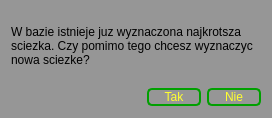
<?xml version="1.0" encoding="UTF-8"?>
<ui version="4.0">
 <class>OknoPonownegoWyznaczeniaSciezki</class>
 <widget class="QDialog" name="OknoPonownegoWyznaczeniaSciezki">
  <property name="geometry">
   <rect>
    <x>0</x>
    <y>0</y>
    <width>272</width>
    <height>118</height>
   </rect>
  </property>
  <property name="palette">
   <palette>
    <active>
     <colorrole role="WindowText">
      <brush brushstyle="SolidPattern">
       <color alpha="255">
        <red>0</red>
        <green>0</green>
        <blue>0</blue>
       </color>
      </brush>
     </colorrole>
     <colorrole role="Button">
      <brush brushstyle="SolidPattern">
       <color alpha="255">
        <red>150</red>
        <green>150</green>
        <blue>150</blue>
       </color>
      </brush>
     </colorrole>
     <colorrole role="Light">
      <brush brushstyle="SolidPattern">
       <color alpha="255">
        <red>225</red>
        <green>225</green>
        <blue>225</blue>
       </color>
      </brush>
     </colorrole>
     <colorrole role="Midlight">
      <brush brushstyle="SolidPattern">
       <color alpha="255">
        <red>187</red>
        <green>187</green>
        <blue>187</blue>
       </color>
      </brush>
     </colorrole>
     <colorrole role="Dark">
      <brush brushstyle="SolidPattern">
       <color alpha="255">
        <red>75</red>
        <green>75</green>
        <blue>75</blue>
       </color>
      </brush>
     </colorrole>
     <colorrole role="Mid">
      <brush brushstyle="SolidPattern">
       <color alpha="255">
        <red>100</red>
        <green>100</green>
        <blue>100</blue>
       </color>
      </brush>
     </colorrole>
     <colorrole role="Text">
      <brush brushstyle="SolidPattern">
       <color alpha="255">
        <red>0</red>
        <green>0</green>
        <blue>0</blue>
       </color>
      </brush>
     </colorrole>
     <colorrole role="BrightText">
      <brush brushstyle="SolidPattern">
       <color alpha="255">
        <red>255</red>
        <green>255</green>
        <blue>255</blue>
       </color>
      </brush>
     </colorrole>
     <colorrole role="ButtonText">
      <brush brushstyle="SolidPattern">
       <color alpha="255">
        <red>0</red>
        <green>0</green>
        <blue>0</blue>
       </color>
      </brush>
     </colorrole>
     <colorrole role="Base">
      <brush brushstyle="SolidPattern">
       <color alpha="255">
        <red>255</red>
        <green>255</green>
        <blue>255</blue>
       </color>
      </brush>
     </colorrole>
     <colorrole role="Window">
      <brush brushstyle="SolidPattern">
       <color alpha="255">
        <red>150</red>
        <green>150</green>
        <blue>150</blue>
       </color>
      </brush>
     </colorrole>
     <colorrole role="Shadow">
      <brush brushstyle="SolidPattern">
       <color alpha="255">
        <red>0</red>
        <green>0</green>
        <blue>0</blue>
       </color>
      </brush>
     </colorrole>
     <colorrole role="AlternateBase">
      <brush brushstyle="SolidPattern">
       <color alpha="255">
        <red>202</red>
        <green>202</green>
        <blue>202</blue>
       </color>
      </brush>
     </colorrole>
     <colorrole role="ToolTipBase">
      <brush brushstyle="SolidPattern">
       <color alpha="255">
        <red>255</red>
        <green>255</green>
        <blue>220</blue>
       </color>
      </brush>
     </colorrole>
     <colorrole role="ToolTipText">
      <brush brushstyle="SolidPattern">
       <color alpha="255">
        <red>0</red>
        <green>0</green>
        <blue>0</blue>
       </color>
      </brush>
     </colorrole>
    </active>
    <inactive>
     <colorrole role="WindowText">
      <brush brushstyle="SolidPattern">
       <color alpha="255">
        <red>0</red>
        <green>0</green>
        <blue>0</blue>
       </color>
      </brush>
     </colorrole>
     <colorrole role="Button">
      <brush brushstyle="SolidPattern">
       <color alpha="255">
        <red>150</red>
        <green>150</green>
        <blue>150</blue>
       </color>
      </brush>
     </colorrole>
     <colorrole role="Light">
      <brush brushstyle="SolidPattern">
       <color alpha="255">
        <red>225</red>
        <green>225</green>
        <blue>225</blue>
       </color>
      </brush>
     </colorrole>
     <colorrole role="Midlight">
      <brush brushstyle="SolidPattern">
       <color alpha="255">
        <red>187</red>
        <green>187</green>
        <blue>187</blue>
       </color>
      </brush>
     </colorrole>
     <colorrole role="Dark">
      <brush brushstyle="SolidPattern">
       <color alpha="255">
        <red>75</red>
        <green>75</green>
        <blue>75</blue>
       </color>
      </brush>
     </colorrole>
     <colorrole role="Mid">
      <brush brushstyle="SolidPattern">
       <color alpha="255">
        <red>100</red>
        <green>100</green>
        <blue>100</blue>
       </color>
      </brush>
     </colorrole>
     <colorrole role="Text">
      <brush brushstyle="SolidPattern">
       <color alpha="255">
        <red>0</red>
        <green>0</green>
        <blue>0</blue>
       </color>
      </brush>
     </colorrole>
     <colorrole role="BrightText">
      <brush brushstyle="SolidPattern">
       <color alpha="255">
        <red>255</red>
        <green>255</green>
        <blue>255</blue>
       </color>
      </brush>
     </colorrole>
     <colorrole role="ButtonText">
      <brush brushstyle="SolidPattern">
       <color alpha="255">
        <red>0</red>
        <green>0</green>
        <blue>0</blue>
       </color>
      </brush>
     </colorrole>
     <colorrole role="Base">
      <brush brushstyle="SolidPattern">
       <color alpha="255">
        <red>255</red>
        <green>255</green>
        <blue>255</blue>
       </color>
      </brush>
     </colorrole>
     <colorrole role="Window">
      <brush brushstyle="SolidPattern">
       <color alpha="255">
        <red>150</red>
        <green>150</green>
        <blue>150</blue>
       </color>
      </brush>
     </colorrole>
     <colorrole role="Shadow">
      <brush brushstyle="SolidPattern">
       <color alpha="255">
        <red>0</red>
        <green>0</green>
        <blue>0</blue>
       </color>
      </brush>
     </colorrole>
     <colorrole role="AlternateBase">
      <brush brushstyle="SolidPattern">
       <color alpha="255">
        <red>202</red>
        <green>202</green>
        <blue>202</blue>
       </color>
      </brush>
     </colorrole>
     <colorrole role="ToolTipBase">
      <brush brushstyle="SolidPattern">
       <color alpha="255">
        <red>255</red>
        <green>255</green>
        <blue>220</blue>
       </color>
      </brush>
     </colorrole>
     <colorrole role="ToolTipText">
      <brush brushstyle="SolidPattern">
       <color alpha="255">
        <red>0</red>
        <green>0</green>
        <blue>0</blue>
       </color>
      </brush>
     </colorrole>
    </inactive>
    <disabled>
     <colorrole role="WindowText">
      <brush brushstyle="SolidPattern">
       <color alpha="255">
        <red>75</red>
        <green>75</green>
        <blue>75</blue>
       </color>
      </brush>
     </colorrole>
     <colorrole role="Button">
      <brush brushstyle="SolidPattern">
       <color alpha="255">
        <red>150</red>
        <green>150</green>
        <blue>150</blue>
       </color>
      </brush>
     </colorrole>
     <colorrole role="Light">
      <brush brushstyle="SolidPattern">
       <color alpha="255">
        <red>225</red>
        <green>225</green>
        <blue>225</blue>
       </color>
      </brush>
     </colorrole>
     <colorrole role="Midlight">
      <brush brushstyle="SolidPattern">
       <color alpha="255">
        <red>187</red>
        <green>187</green>
        <blue>187</blue>
       </color>
      </brush>
     </colorrole>
     <colorrole role="Dark">
      <brush brushstyle="SolidPattern">
       <color alpha="255">
        <red>75</red>
        <green>75</green>
        <blue>75</blue>
       </color>
      </brush>
     </colorrole>
     <colorrole role="Mid">
      <brush brushstyle="SolidPattern">
       <color alpha="255">
        <red>100</red>
        <green>100</green>
        <blue>100</blue>
       </color>
      </brush>
     </colorrole>
     <colorrole role="Text">
      <brush brushstyle="SolidPattern">
       <color alpha="255">
        <red>75</red>
        <green>75</green>
        <blue>75</blue>
       </color>
      </brush>
     </colorrole>
     <colorrole role="BrightText">
      <brush brushstyle="SolidPattern">
       <color alpha="255">
        <red>255</red>
        <green>255</green>
        <blue>255</blue>
       </color>
      </brush>
     </colorrole>
     <colorrole role="ButtonText">
      <brush brushstyle="SolidPattern">
       <color alpha="255">
        <red>75</red>
        <green>75</green>
        <blue>75</blue>
       </color>
      </brush>
     </colorrole>
     <colorrole role="Base">
      <brush brushstyle="SolidPattern">
       <color alpha="255">
        <red>150</red>
        <green>150</green>
        <blue>150</blue>
       </color>
      </brush>
     </colorrole>
     <colorrole role="Window">
      <brush brushstyle="SolidPattern">
       <color alpha="255">
        <red>150</red>
        <green>150</green>
        <blue>150</blue>
       </color>
      </brush>
     </colorrole>
     <colorrole role="Shadow">
      <brush brushstyle="SolidPattern">
       <color alpha="255">
        <red>0</red>
        <green>0</green>
        <blue>0</blue>
       </color>
      </brush>
     </colorrole>
     <colorrole role="AlternateBase">
      <brush brushstyle="SolidPattern">
       <color alpha="255">
        <red>150</red>
        <green>150</green>
        <blue>150</blue>
       </color>
      </brush>
     </colorrole>
     <colorrole role="ToolTipBase">
      <brush brushstyle="SolidPattern">
       <color alpha="255">
        <red>255</red>
        <green>255</green>
        <blue>220</blue>
       </color>
      </brush>
     </colorrole>
     <colorrole role="ToolTipText">
      <brush brushstyle="SolidPattern">
       <color alpha="255">
        <red>0</red>
        <green>0</green>
        <blue>0</blue>
       </color>
      </brush>
     </colorrole>
    </disabled>
   </palette>
  </property>
  <property name="windowTitle">
   <string>Ponowne wyznaczenie ścieżki</string>
  </property>
  <layout class="QVBoxLayout" name="verticalLayout">
   <item>
    <widget class="QLabel" name="lbZapytanieOSciezke">
     <property name="text">
      <string>W bazie istnieje juz wyznaczona najkrotsza sciezka. Czy pomimo tego chcesz wyznaczyc nowa sciezke?</string>
     </property>
     <property name="textFormat">
      <enum>Qt::AutoText</enum>
     </property>
     <property name="wordWrap">
      <bool>true</bool>
     </property>
    </widget>
   </item>
   <item>
    <layout class="QHBoxLayout" name="horizontalLayout">
     <item>
      <spacer name="horizontalSpacer">
       <property name="orientation">
        <enum>Qt::Horizontal</enum>
       </property>
       <property name="sizeHint" stdset="0">
        <size>
         <width>40</width>
         <height>20</height>
        </size>
       </property>
      </spacer>
     </item>
     <item>
      <widget class="QPushButton" name="pbTak">
       <property name="styleSheet">
        <string notr="true">QPushButton {
	background-color: qlineargradient(spread:pad, x1:0, y1:0, x2:0, y2:1,   	stop:0 rgba(0, 224, 16, 255), stop:1 rgba(0, 64, 255, 255));
	color: #FFFF30;
	 border: 2px solid  #00A000;
     border-radius: 5px;
	 width: 50;
}

QPushButton:pressed {
    background-color: qlineargradient(spread:pad, x1:0, y1:0, x2:0, y2:1,   	stop:0 rgba(0, 240, 30, 255), stop:1 rgba(0, 80, 255, 255));
	 border: 2px solid  #00A000;
     border-radius: 5px;
}

</string>
       </property>
       <property name="text">
        <string>Tak</string>
       </property>
      </widget>
     </item>
     <item>
      <widget class="QPushButton" name="pbNie">
       <property name="styleSheet">
        <string notr="true">QPushButton {
	background-color: qlineargradient(spread:pad, x1:0, y1:0, x2:0, y2:1,   	stop:0 rgba(0, 224, 16, 255), stop:1 rgba(0, 64, 255, 255));
	color: #FFFF30;
	 border: 2px solid  #00A000;
     border-radius: 5px;
	 width: 50;
}

QPushButton:pressed {
    background-color: qlineargradient(spread:pad, x1:0, y1:0, x2:0, y2:1,   	stop:0 rgba(0, 240, 30, 255), stop:1 rgba(0, 80, 255, 255));
	 border: 2px solid  #00A000;
     border-radius: 5px;
}

</string>
       </property>
       <property name="text">
        <string>Nie</string>
       </property>
      </widget>
     </item>
    </layout>
   </item>
  </layout>
 </widget>
 <resources/>
 <connections>
  <connection>
   <sender>pbTak</sender>
   <signal>clicked()</signal>
   <receiver>OknoPonownegoWyznaczeniaSciezki</receiver>
   <slot>accept()</slot>
   <hints>
    <hint type="sourcelabel">
     <x>216</x>
     <y>127</y>
    </hint>
    <hint type="destinationlabel">
     <x>150</x>
     <y>130</y>
    </hint>
   </hints>
  </connection>
  <connection>
   <sender>pbNie</sender>
   <signal>clicked()</signal>
   <receiver>OknoPonownegoWyznaczeniaSciezki</receiver>
   <slot>reject()</slot>
   <hints>
    <hint type="sourcelabel">
     <x>291</x>
     <y>117</y>
    </hint>
    <hint type="destinationlabel">
     <x>296</x>
     <y>142</y>
    </hint>
   </hints>
  </connection>
 </connections>
</ui>
